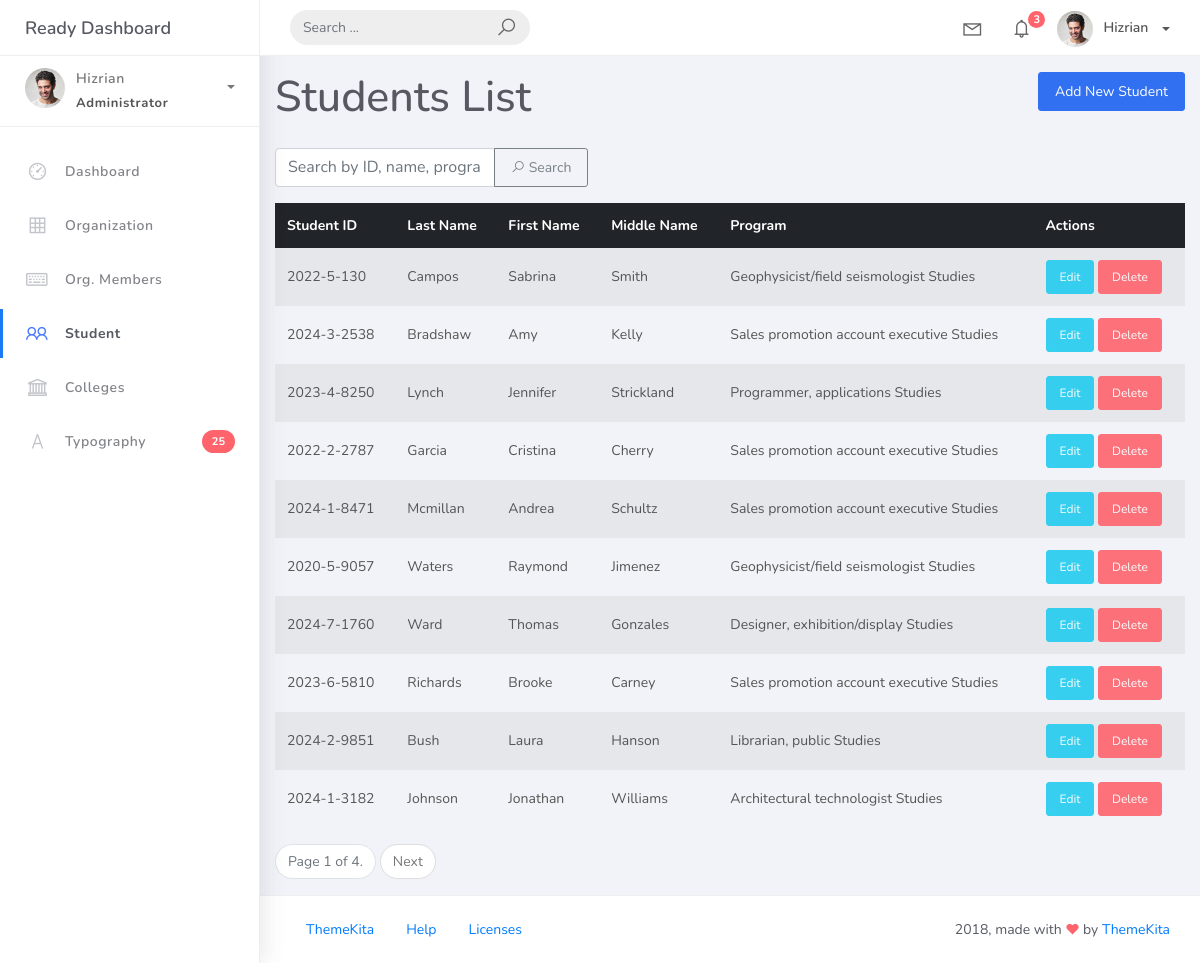
The page /students/ on the database its author committed.
### studentorg/models.py (models this page shows, shortened)
class BaseModel(models.Model):
    created_at = models.DateTimeField(auto_now_add=True, db_index=True)
    updated_at = models.DateTimeField(auto_now=True)
    class Meta:
        abstract = True

class Student(BaseModel):
    student_id = models.CharField(max_length=25)
    lastname = models.CharField(max_length=25)
    firstname = models.CharField(max_length=25)
    middlename = models.CharField(max_length=25, blank=True, null=True)
    program = models.ForeignKey(Program, on_delete=models.CASCADE)

class Program(BaseModel):
    prog_name = models.CharField(max_length=150)
    college = models.ForeignKey(College, on_delete=models.CASCADE)

### studentorg/views.py (the view, shortened to what this page needs)
# urls.py: path('students/', views.StudentList.as_view(), name='student-list'),
class StudentList(ListView):
    model = Student
    context_object_name = 'student_list'
    template_name = 'student_list.html'
    paginate_by = 10
    def get_queryset(self, *args, **kwargs):
        qs = super().get_queryset(*args, **kwargs)
        query = self.request.GET.get('q')
        return qs

### templates/student_list.html (shortened to what this page needs)
{% extends 'base.html' %}
{% block content %}
<div class="container mt-4 pt-5">
    <div class="row mb-3">
        <div class="col-md-6">
            <h2>Students List</h2>
        </div>
        <div class="col-md-6 text-right">
            <a href="{% url 'student-add' %}" class="btn btn-primary">Add New Student</a>
        </div>
    </div>
    <div class="row mb-3">
        <div class="col-md-6">
            <form class="form-inline" action="{% url 'student-list' %}" method="get">
                <div class="input-group">
                    <input type="text" name="q" placeholder="Search by ID, name, program..." class="form-control" value="{{ request.GET.q }}">
                    <div class="input-group-append">
                        <button class="btn btn-outline-secondary" type="submit">
                            <i class="la la-search search-icon"></i> Search
                        </button>
                    </div>
                </div>
            </form>
        </div>
    </div>
    {% if student_list %}
    <table class="table table-striped table-hover">
        <thead class="thead-dark">
            <tr>
                <th>Student ID</th>
                <th>Last Name</th>
                <th>First Name</th>
                <th>Middle Name</th>
                <th>Program</th>
                <th>Actions</th>
            </tr>
        </thead>
        <tbody>
            {% for student in student_list %}
            <tr>
                <td>{{ student.student_id }}</td>
                <td>{{ student.lastname }}</td>
                <td>{{ student.firstname }}</td>
                <td>{{ student.middlename|default_if_none:"" }}</td>
                <td>{{ student.program.prog_name }}</td>
                <td>
                    <a href="{% url 'student-update' pk=student.pk %}" class="btn btn-sm btn-info">Edit</a>
                    <a href="{% url 'student-delete' pk=student.pk %}" class="btn btn-sm btn-danger">Delete</a>
                </td>
            </tr>
            {% endfor %}
        </tbody>
    </table>
    {% if is_paginated %}
    <nav aria-label="Page navigation">
        <ul class="pagination">
            <li class="page-item disabled"><a class="page-link" href="#">Page {{ page_obj.number }} of {{ page_obj.paginator.num_pages }}.</a></li>
            {% if page_obj.has_next %}
            <li class="page-item"><a class="page-link" href="?page={{ page_obj.next_page_number }}{% if request.GET.q %}&q={{ request.GET.q }}{% endif %}">Next</a></li>
            {% endif %}
        </ul>
    </nav>
    {% endif %}
    {% else %}
    <p>No students found.</p>
    {% endif %}
</div>
{% endblock %}

### rows shown on the page
Student: student_id "2022-5-130", lastname "Campos", firstname "Sabrina", middlename "Smith", program.prog_name "Geophysicist/field seismologist Studies"
Student: student_id "2024-3-2538", lastname "Bradshaw", firstname "Amy", middlename "Kelly", program.prog_name "Sales promotion account executive Studies"
Student: student_id "2023-4-8250", lastname "Lynch", firstname "Jennifer", middlename "Strickland", program.prog_name "Programmer, applications Studies"
Student: student_id "2022-2-2787", lastname "Garcia", firstname "Cristina", middlename "Cherry", program.prog_name "Sales promotion account executive Studies"
Student: student_id "2024-1-8471", lastname "Mcmillan", firstname "Andrea", middlename "Schultz", program.prog_name "Sales promotion account executive Studies"
Student: student_id "2020-5-9057", lastname "Waters", firstname "Raymond", middlename "Jimenez", program.prog_name "Geophysicist/field seismologist Studies"
Student: student_id "2024-7-1760", lastname "Ward", firstname "Thomas", middlename "Gonzales", program.prog_name "Designer, exhibition/display Studies"
Student: student_id "2023-6-5810", lastname "Richards", firstname "Brooke", middlename "Carney", program.prog_name "Sales promotion account executive Studies"
Student: student_id "2024-2-9851", lastname "Bush", firstname "Laura", middlename "Hanson", program.prog_name "Librarian, public Studies"
Student: student_id "2024-1-3182", lastname "Johnson", firstname "Jonathan", middlename "Williams", program.prog_name "Architectural technologist Studies"

### other values the page prints
{{ page_obj.number }} "1"
{{ page_obj.paginator.num_pages }} "4"
